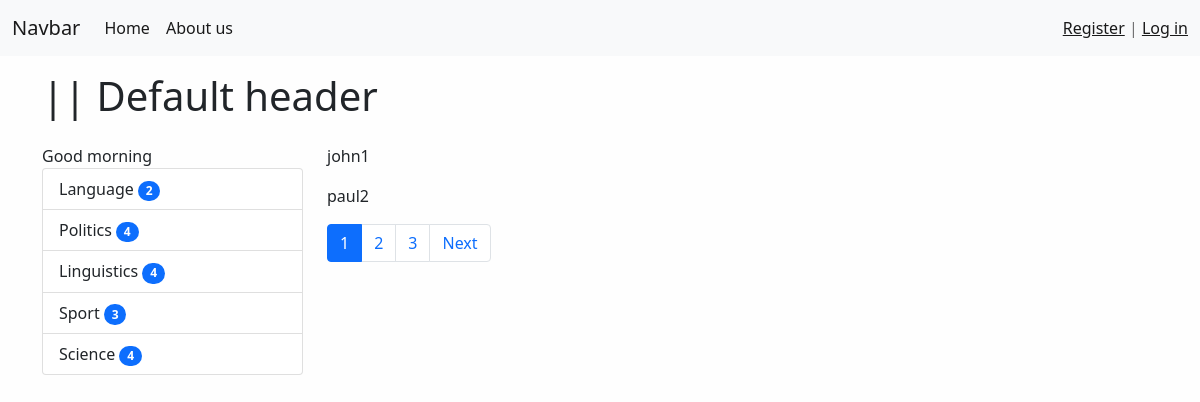
Page /test/ on the committed database.
### article/models.py (models this page shows, shortened)
class Category(models.Model):
    objects = None
    title = models.CharField(max_length=150, db_index=True, verbose_name='Category')
    def get_absolute_url(self):
        return reverse('category', kwargs={"cat_id": self.pk})
    class Meta:
        verbose_name = 'Category'
        verbose_name_plural = 'Categories'

### article/views.py (the view)
# urls.py: path('test/', test),
def test(request):
    objects = ['john1', 'paul2', 'george3', 'ringo4', 'john5', 'paul6', 'george7']
    paginator = Paginator(objects, 2)
    page_number = request.GET.get('page')
    page_objs = paginator.get_page(page_number)
    return render(request, 'article/test.html', {'page_obj': page_objs})

### article/templatetags/article_tags.py (called while the page is built)
@register.simple_tag()
def get_categories():
    return Category.objects.all()

@register.inclusion_tag("article/list_categories.html")
def display_categories(arg1="Hello", arh2="There"):
    categories = Category.objects.annotate(cnt=Count('article', filter=F('article__is_published'))).filter(cnt__gt=0)
    return {"cats": categories, "arg1": arg1, "arh2": arh2}

### article/templates/article/test.html (shortened to what this page needs)
{%extends 'base.html' %}
{% block head %}
    {{ title }} || {{ block.super }}
{% endblock head %}
{% block sidebar %}
    {% include 'inc/_sidebar.html' %}
{% endblock sidebar %}
{% block content%}
    {% for name in page_obj.object_list%}
    <p>{{name}}</p>
    {% endfor%}
{% endblock content%}

### article/templates/article/list_categories.html
<div class="list-group">
    {{ arg1 }}
        {% for cat in cats %}
        {% if cur_cat == cat.pk%}
            <a
                href="{{ cat.get_absolute_url }}" class="list-group-item list-group-item-action active" aria-current="true">{{cat.title}}
                <span class="badge bg-primary rounded-pill">{{cat.cnt}}</span>
            </a>
        {% else %}
            <a
                href="{{ cat.get_absolute_url }}" class="list-group-item list-group-item-action" aria-current="true">{{cat.title}}
                <span class="badge bg-primary rounded-pill">{{cat.cnt}}</span>
            </a>
        {%endif%}
        {%endfor%}
</div>

### land_of_lang/static/css/style.css (style rules this page uses)
body { background-color: #fefefe; }

### rows in the picture
Category: title "Language", cnt "2"
Category: title "Politics", cnt "4"
Category: title "Linguistics", cnt "4"
Category: title "Sport", cnt "3"
Category: title "Science", cnt "4"

### other values in the picture
{{ arg1 }} "Good morning"
{{ name }} "john1" "paul2"
{{ p }} "1"
{{ p }} "2" "3"
